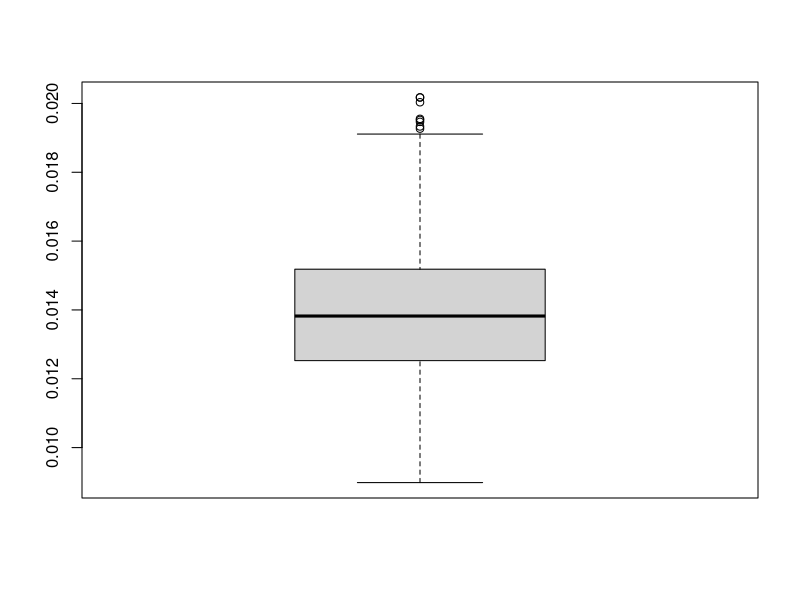

Reproduce this figure in R.
# install.packages('MCMCpack')
library(MCMCpack)

# copying with ctx_size = 100
num_samples = 1000
ctx_size = 100
attention <- c()
for (j in (ctx_size/2):ctx_size){  # tokens
  samples <- rdirichlet(num_samples, rep(1, j))
  attention <- cbind(attention, samples[, j-(ctx_size/2-1)])
}
# rdirichlet()
quantile(apply(attention, 1, mean), 0.999999999)

mean(attention)
sd(attention)/sqrt(50000)
boxplot(apply(attention, 1, mean))
s <- rdirichlet(1000, rep(1, 50))
rdirichlet(1,rep(1, 50))[50]
seq(70, 1, -49)

rep(1, 75)
samples <- rdirichlet(1000, rep(1,75))
samples
quantile(apply(samples, 1, max), 0.9999999999)
quantile(apply(samples, 2, mean), 0.9999999999999)

# SAS with ctx_size = 1024
alpha <- rep(1, (512+1024)/2)
samples <- rdirichlet(floor(251493/1024), alpha)
quantile(samples, 0.999999999999999)
